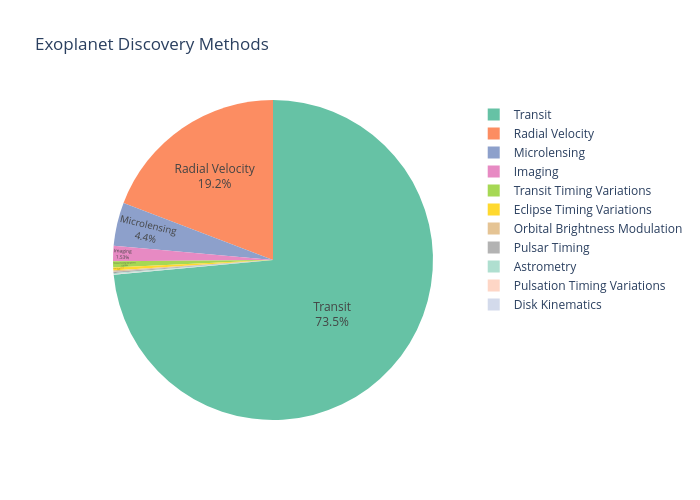

Notebook code cell kept with this figure:
### Code cell
# 4.7 Discovery method breakdown
methods = df['discoverymethod'].value_counts()

fig = px.pie(values=methods.values, names=methods.index,
             title='Exoplanet Discovery Methods',
             color_discrete_sequence=px.colors.qualitative.Set2)
fig.update_traces(textposition='inside', textinfo='percent+label')
fig.update_layout(width=700, height=500)
fig.show()

print('Detection bias: Transit method (74%) favors large planets close to their star.')
print('This means our dataset under-represents small, far-out rocky planets in habitable zones.')

### Figure 1 — Plotly figure (JSON) as saved in the notebook; plotly's stock layout.template omitted (floating-point values rounded to 4 significant figures)
{"data": [{"domain": {"x": [0.0, 1.0], "y": [0.0, 1.0]}, "hovertemplate": "label=%{label}<br>value=%{value}<extra></extra>", "labels": ["Transit", "Radial Velocity", "Microlensing", "Imaging", "Transit Timing Variations", "Eclipse Timing Variations", "Orbital Brightness Modulation", "Pulsar Timing", "Astrometry", "Pulsation Timing Variations", "Disk Kinematics"], "legendgroup": "", "name": "", "showlegend": true, "textinfo": "percent+label", "textposition": "inside", "type": "pie", "values": [4514, 1178, 270, 94, 39, 17, 9, 8, 6, 2, 1]}], "layout": {"height": 500, "legend": {"tracegroupgap": 0}, "piecolorway": ["rgb(102,194,165)", "rgb(252,141,98)", "rgb(141,160,203)", "rgb(231,138,195)", "rgb(166,216,84)", "rgb(255,217,47)", "rgb(229,196,148)", "rgb(179,179,179)"], "title": {"text": "Exoplanet Discovery Methods"}, "width": 700}}
